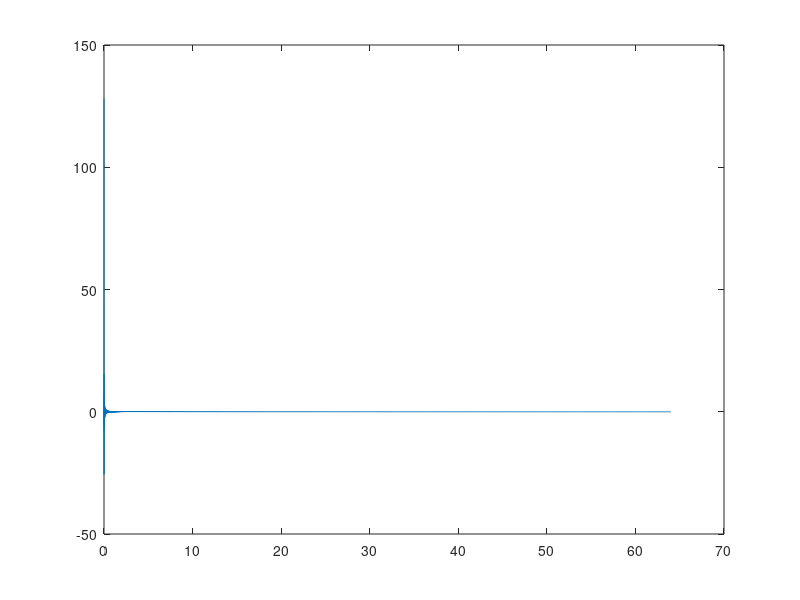

Reproduce this figure in MATLAB. (Note: this script raises an error after producing the figure.)
% Here I try to consider more number of summation elemnts on multi-sine 
clc
clear
close all

%% Fast Fourrier Transformation parameters
N = 6400; % 50,100,200,400,800,1600,3200,6400
nFFT = 2.56*N;

% Baseband
fmax = 100;  % frequency span (Hz)
fs = 2.56*fmax; % Nyquist frequency (Hz)

dt = 1/fs;  % sampling time (sec)
df = fmax/nFFT;  % sampling frequency (Hz)
frequency_vector = df:df:fmax;
% frequency_vector = fmax*linspace(0,1,nFFT/2+1);

T_total = nFFT*dt; % duration of the experiment (sec)
time_vector = 0:dt:T_total-dt;

%% Input signal generation with window and overlap
n_inp = 1; % number of input channels
n_out = 2; % number of output channels

%% Hadamard matrix creation for orthogonal input
m = ceil(log2(n_inp)); % 2-79 of Frequency-domain System Identification Book Rik Pintelon, Page 66
if m == 0
    m = m+1;
end
nu = 2^m;
H2 = [1 1;1 -1];
if m == 1
    H2_dum = H2;
else
    for i = 1:m-1
        if i == 1
            H2_dum = H2;
        end
        H2_dum = kron(H2,H2_dum); 
    end
end
H2m = H2_dum; 
T = 1/sqrt(nu)*H2m;

%%
% Creating the input signal (uniformly distributed random signal)
max_inp = 0.5; % specify the maximum amplitude of input
min_inp = -0.5; % specify the maximum amplitude of input
inp_dum = zeros(size(time_vector));
ind_nMS = 1;
nMS = nFFT*ind_nMS;
Amp = 1/sqrt(nMS);
frequency_vector_MS = df/ind_nMS:df/ind_nMS:fmax;
for i = 1:1:nMS
    phi_k = -i*(i-1)*pi/nMS;
%     phi_k = x(i);
    inp_dum = inp_dum + Amp*cos(2*pi*frequency_vector_MS(i)*time_vector + phi_k*0);
end
inp_SISO = inp_dum;
figure(1);
plot(time_vector,inp_SISO)

%%
% inp_fft = fft(inp_SISO);

uniform_win_inp = ones(nFFT,n_inp);
uniform_win_out = ones(nFFT,n_out);

% averaging and overlap properties
n_aver = 1; % number of averaging

% overlap parameters
overlap = 0; 
r_overlap = overlap/100; % rate of overlap (%)
[inp_fft, ~] = pwelch(inp_SISO,uniform_win_out(:,1),overlap,nFFT,df);
inp_fft = inp_fft(2:end)';
inp_fft = [inp_fft fliplr(inp_fft)];


inp_fft_T_dum = zeros(nu,nu,nFFT);
% Hadamard signal creation
for i = 1:nFFT
    inp_fft_T_dum(:,:,i) = inp_fft(i)*T;
end
inp_fft_T = zeros(n_inp,nFFT*nu);
for i = 1:n_inp
    for j = 1:nu
        inp_fft_T(i,(j-1)*nFFT+1:j*nFFT) = squeeze(inp_fft_T_dum(j,i,:));
    end
end
inp_fft_T = inp_fft_T';
inp = zeros(nu*nFFT,n_inp);

for i = 1:n_inp
    inp(:,i) = (ifft(inp_fft_T(:,i),'symmetric'));
%     inp(:,i) = inp(:,i)/max(inp(:,i))/2;
%     if i == 1
% %         inp(:,i) = (ifft(inp_fft_T(:,i),'symmetric'));
%         inp(:,i) = real(ifft(inp_fft_T(:,i)));
%     else
%         inp(:,i) = imag(ifft(inp_fft_T(:,i)));
%     end
end
figure(2)
total_time_vector = 0:dt:((T_total*nu)-dt);
plot(total_time_vector,inp)

%%
uniform_win_inp = ones(nFFT,n_inp);
uniform_win_out = ones(nFFT,n_out);

% averaging and overlap properties
n_aver = 1; % number of averaging

% overlap parameters
overlap = 0; 
r_overlap = overlap/100; % rate of overlap (%)
T_total = T_total*nu;
T_total = n_aver*T_total-(n_aver-1)*r_overlap*T_total; % total duration of input signal after windowing and averaging (sec)
total_samples = round(n_aver*nFFT-(n_aver-1)*r_overlap*nFFT); % total number of samples
total_time_vector = 0:dt:T_total-dt;
inp = repmat(inp,n_aver,1);
% figure(3)
% plot(total_time_vector,inp)

%%
% load sysc1
load sysc
sample_sys = sysc;
% sample_sys = ss(sample_sys.A,sample_sys.B(:,1:2),sample_sys.C,sample_sys.D(:,1:2));
sample_sys = ss(sample_sys.A,sample_sys.B(:,1),sample_sys.C,sample_sys.D(:,1));

%%
% figure(4)
k = 0;
num_states = sqrt(numel(sample_sys.A));
for i = 1:n_inp
    for j = 1:n_out
        k = k+1;
%         subplot(n_inp,n_out,k)
        resp(:,k) = squeeze(freqresp(sample_sys(j,i),frequency_vector,'Hz'));
%         semilogy(frequency_vector,abs(resp))
%                 plot(f,angle(resp)*180/pi);
    end 
end
[out_sample,~,~] = lsim(sample_sys,inp,total_time_vector,zeros(num_states,1));
% figure(5)
% plot(total_time_vector,out_sample)

%% Output analysis
out = out_sample;

if overlap > 0
    n_samples_in_Overlap = floor((overlap*nFFT) / 100); 
    nFrames = n_aver; 
else
    n_samples_in_Overlap= nFFT;
    nFrames=floor(total_samples/n_samples_in_Overlap)-1;
end

S_inp_out = zeros(nFFT/2+1,n_inp*n_out);
k = 0;
for i = 1:n_inp
    for j = 1:n_out
        k = k+1;
        [S_inp_out_dum, freq_after_overlap] = cpsd(inp(:,i),out(:,j),uniform_win_inp(:,1),overlap,nFFT,df);
        S_inp_out(:,k) = S_inp_out_dum;
    end
end

S_inp_inp = zeros(nFFT/2+1,n_inp);
for i = 1:n_inp
    [S_inp_inp(:,i), ~] = pwelch(inp(:,i),uniform_win_inp(:,i),overlap,nFFT,df);
end

S_out_out = zeros(nFFT/2+1,n_out);
for j = 1:n_out
    [S_out_out(:,j), ~] = pwelch(out(:,j),uniform_win_out(:,j),overlap,nFFT,df);
end

k = 0;
for i = 1:n_inp
    for j = 1:n_out
        k = k+1;
        H_2(:,k) = S_out_out(:,j)./S_inp_out(:,k);
    end
end

for i = 1:n_out
    fft_out(:,i) = fft(out(:,i));
end
for i = 1:n_inp
    fft_inp(:,i) = fft(inp(:,i));
end
k = 0;
for i = 1:n_inp
    for j = 1:n_out
        k = k+1;
        H_fft(:,k) = fft_out(:,j)./fft_inp(:,i);
    end
end
H_fft = H_fft(1:numel(total_time_vector)/2+1,:);

figure('units','normalized','outerposition',[0 0 1 1])
k = 0;
f = fmax*(0:(numel(total_time_vector)/2))/numel(total_time_vector);
for i = 1:n_inp
    for j = 1:n_out
        k = k+1;
        subplot(n_inp,n_out,k)
        semilogy(frequency_vector,abs(resp(:,k)))
        hold on
        semilogy(freq_after_overlap*1/dt/df,abs(H_2(:,k)))
%         hold on
%         semilogy(f,abs(H_fft(:,k)))
        xlim([0 fmax])
    end
end

% [sv,w] = sigma(sample_sys);
% figure(4)
% semilogy(w/2/pi,sv(1,:)./sv(2,:))
% xlim([0 100])